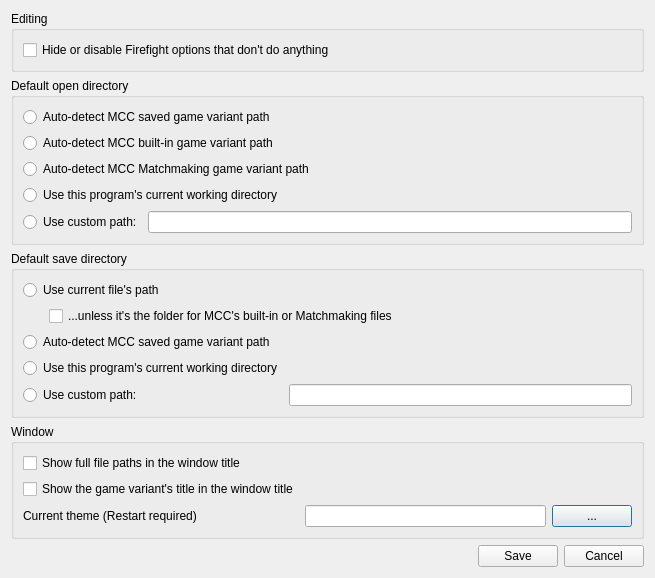
<?xml version="1.0" encoding="UTF-8"?>
<ui version="4.0">
 <class>ProgramOptionsDialog</class>
 <widget class="QDialog" name="ProgramOptionsDialog">
  <property name="geometry">
   <rect>
    <x>0</x>
    <y>0</y>
    <width>589</width>
    <height>518</height>
   </rect>
  </property>
  <property name="windowTitle">
   <string>ReachVariantTool Options</string>
  </property>
  <layout class="QGridLayout" name="gridLayout">
   <item row="1" column="0">
    <widget class="QGroupBox" name="groupBox_2">
     <property name="title">
      <string>Default open directory</string>
     </property>
     <layout class="QGridLayout" name="gridLayout_3">
      <item row="5" column="0">
       <widget class="QRadioButton" name="defaultOpenPathUseCustom">
        <property name="text">
         <string>Use custom path:</string>
        </property>
       </widget>
      </item>
      <item row="5" column="1">
       <widget class="QLineEdit" name="defaultOpenPathCustom"/>
      </item>
      <item row="4" column="0" colspan="2">
       <widget class="QRadioButton" name="defaultOpenPathCWD">
        <property name="text">
         <string>Use this program's current working directory</string>
        </property>
       </widget>
      </item>
      <item row="3" column="0" colspan="2">
       <widget class="QRadioButton" name="defaultOpenPathAutoMCCMM">
        <property name="text">
         <string>Auto-detect MCC Matchmaking game variant path</string>
        </property>
       </widget>
      </item>
      <item row="2" column="0" colspan="2">
       <widget class="QRadioButton" name="defaultOpenPathAutoMCCBuiltIn">
        <property name="text">
         <string>Auto-detect MCC built-in game variant path</string>
        </property>
       </widget>
      </item>
      <item row="1" column="0" colspan="2">
       <widget class="QRadioButton" name="defaultOpenPathAutoMCCSaved">
        <property name="text">
         <string>Auto-detect MCC saved game variant path</string>
        </property>
       </widget>
      </item>
     </layout>
    </widget>
   </item>
   <item row="3" column="0">
    <widget class="QGroupBox" name="groupBox">
     <property name="title">
      <string>Window</string>
     </property>
     <layout class="QGridLayout" name="gridLayout_2">
      <item row="0" column="0">
       <widget class="QCheckBox" name="optionFullFilePathsInWindowTitle">
        <property name="text">
         <string>Show full file paths in the window title</string>
        </property>
       </widget>
      </item>
      <item row="3" column="1">
       <widget class="QLineEdit" name="optionTheme"/>
      </item>
      <item row="1" column="0">
       <widget class="QCheckBox" name="optionVariantNameInWindowTitle">
        <property name="text">
         <string>Show the game variant's title in the window title</string>
        </property>
       </widget>
      </item>
      <item row="3" column="0">
       <widget class="QLabel" name="label">
        <property name="sizePolicy">
         <sizepolicy hsizetype="Fixed" vsizetype="Fixed">
          <horstretch>0</horstretch>
          <verstretch>0</verstretch>
         </sizepolicy>
        </property>
        <property name="text">
         <string>Current theme (Restart required)</string>
        </property>
       </widget>
      </item>
      <item row="3" column="2">
       <widget class="QPushButton" name="themeFileDialog">
        <property name="text">
         <string>...</string>
        </property>
       </widget>
      </item>
     </layout>
    </widget>
   </item>
   <item row="2" column="0">
    <widget class="QGroupBox" name="groupBox_3">
     <property name="title">
      <string>Default save directory</string>
     </property>
     <layout class="QGridLayout" name="gridLayout_4">
      <item row="1" column="0">
       <spacer name="horizontalSpacer_2">
        <property name="orientation">
         <enum>Qt::Horizontal</enum>
        </property>
        <property name="sizeType">
         <enum>QSizePolicy::Fixed</enum>
        </property>
        <property name="sizeHint" stdset="0">
         <size>
          <width>20</width>
          <height>0</height>
         </size>
        </property>
       </spacer>
      </item>
      <item row="0" column="0" colspan="3">
       <widget class="QRadioButton" name="defaultSavePathCurrentFile">
        <property name="text">
         <string>Use current file's path</string>
        </property>
       </widget>
      </item>
      <item row="1" column="1" colspan="2">
       <widget class="QCheckBox" name="defaultSavePathExcludeMCCNative">
        <property name="text">
         <string>...unless it's the folder for MCC's built-in or Matchmaking files</string>
        </property>
       </widget>
      </item>
      <item row="4" column="2">
       <widget class="QLineEdit" name="defaultSavePathCustom"/>
      </item>
      <item row="4" column="0" colspan="2">
       <widget class="QRadioButton" name="defaultSavePathUseCustom">
        <property name="text">
         <string>Use custom path:</string>
        </property>
       </widget>
      </item>
      <item row="2" column="0" colspan="3">
       <widget class="QRadioButton" name="defaultSavePathAutoMCCSaved">
        <property name="text">
         <string>Auto-detect MCC saved game variant path</string>
        </property>
       </widget>
      </item>
      <item row="3" column="0" colspan="2">
       <widget class="QRadioButton" name="defaultSavePathCWD">
        <property name="text">
         <string>Use this program's current working directory</string>
        </property>
       </widget>
      </item>
     </layout>
    </widget>
   </item>
   <item row="6" column="0">
    <layout class="QHBoxLayout" name="horizontalLayout">
     <item>
      <spacer name="horizontalSpacer">
       <property name="orientation">
        <enum>Qt::Horizontal</enum>
       </property>
       <property name="sizeHint" stdset="0">
        <size>
         <width>0</width>
         <height>20</height>
        </size>
       </property>
      </spacer>
     </item>
     <item>
      <widget class="QPushButton" name="buttonSave">
       <property name="text">
        <string>Save</string>
       </property>
      </widget>
     </item>
     <item>
      <widget class="QPushButton" name="buttonCancel">
       <property name="text">
        <string>Cancel</string>
       </property>
      </widget>
     </item>
    </layout>
   </item>
   <item row="0" column="0">
    <widget class="QGroupBox" name="groupBox_4">
     <property name="title">
      <string>Editing</string>
     </property>
     <layout class="QGridLayout" name="gridLayout_5">
      <item row="0" column="0">
       <widget class="QCheckBox" name="hideFirefightNoOps">
        <property name="text">
         <string>Hide or disable Firefight options that don't do anything</string>
        </property>
       </widget>
      </item>
     </layout>
    </widget>
   </item>
  </layout>
 </widget>
 <tabstops>
  <tabstop>defaultOpenPathAutoMCCSaved</tabstop>
  <tabstop>defaultOpenPathAutoMCCBuiltIn</tabstop>
  <tabstop>defaultOpenPathAutoMCCMM</tabstop>
  <tabstop>defaultOpenPathCWD</tabstop>
  <tabstop>defaultOpenPathUseCustom</tabstop>
  <tabstop>defaultOpenPathCustom</tabstop>
  <tabstop>defaultSavePathCurrentFile</tabstop>
  <tabstop>defaultSavePathExcludeMCCNative</tabstop>
  <tabstop>defaultSavePathAutoMCCSaved</tabstop>
  <tabstop>defaultSavePathCWD</tabstop>
  <tabstop>defaultSavePathUseCustom</tabstop>
  <tabstop>defaultSavePathCustom</tabstop>
  <tabstop>optionFullFilePathsInWindowTitle</tabstop>
  <tabstop>optionVariantNameInWindowTitle</tabstop>
  <tabstop>buttonSave</tabstop>
  <tabstop>buttonCancel</tabstop>
 </tabstops>
 <resources/>
 <connections/>
</ui>
